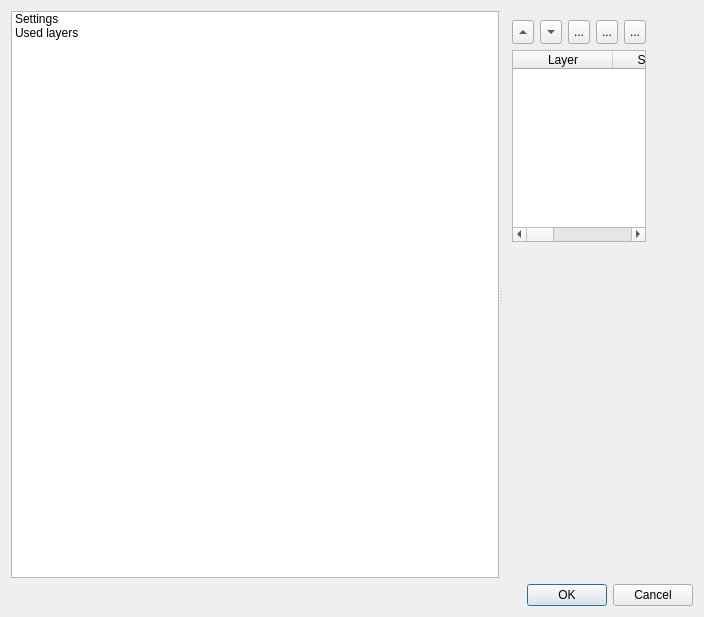
<?xml version="1.0" encoding="UTF-8"?>
<ui version="4.0">
 <class>Configuration</class>
 <widget class="QDialog" name="Configuration">
  <property name="geometry">
   <rect>
    <x>0</x>
    <y>0</y>
    <width>704</width>
    <height>617</height>
   </rect>
  </property>
  <property name="windowTitle">
   <string>Big Search :: configuration</string>
  </property>
  <layout class="QGridLayout" name="gridLayout">
   <item row="0" column="0">
    <widget class="QSplitter" name="splitter">
     <property name="orientation">
      <enum>Qt::Horizontal</enum>
     </property>
     <widget class="QListWidget" name="listWidget">
      <property name="styleSheet">
       <string notr="true">QListWidget { background-color: rgb(162, 170, 179);}
QListWidget::item { color: white; padding: 3px;}
QListWidget::item::selected {color: black; background-color:palette(Window);padding-right: 0px;};</string>
      </property>
      <item>
       <property name="text">
        <string>Settings</string>
       </property>
      </item>
      <item>
       <property name="text">
        <string>Used layers</string>
       </property>
      </item>
     </widget>
     <widget class="QWidget" name="widget" native="true">
      <widget class="QTableWidget" name="tableWidget">
       <property name="geometry">
        <rect>
         <x>9</x>
         <y>39</y>
         <width>134</width>
         <height>192</height>
        </rect>
       </property>
       <property name="selectionMode">
        <enum>QAbstractItemView::SingleSelection</enum>
       </property>
       <property name="selectionBehavior">
        <enum>QAbstractItemView::SelectRows</enum>
       </property>
       <attribute name="verticalHeaderVisible">
        <bool>false</bool>
       </attribute>
       <column>
        <property name="text">
         <string>Layer</string>
        </property>
       </column>
       <column>
        <property name="text">
         <string>Search in</string>
        </property>
       </column>
       <column>
        <property name="text">
         <string>Zoom to</string>
        </property>
       </column>
       <column>
        <property name="text">
         <string>Scale</string>
        </property>
       </column>
      </widget>
      <widget class="QToolButton" name="toolButton">
       <property name="geometry">
        <rect>
         <x>9</x>
         <y>9</y>
         <width>22</width>
         <height>24</height>
        </rect>
       </property>
       <property name="text">
        <string>...</string>
       </property>
       <property name="arrowType">
        <enum>Qt::UpArrow</enum>
       </property>
      </widget>
      <widget class="QToolButton" name="toolButton_2">
       <property name="geometry">
        <rect>
         <x>37</x>
         <y>9</y>
         <width>22</width>
         <height>24</height>
        </rect>
       </property>
       <property name="text">
        <string>...</string>
       </property>
       <property name="arrowType">
        <enum>Qt::DownArrow</enum>
       </property>
      </widget>
      <widget class="QToolButton" name="toolButton_3">
       <property name="geometry">
        <rect>
         <x>65</x>
         <y>9</y>
         <width>22</width>
         <height>24</height>
        </rect>
       </property>
       <property name="text">
        <string>...</string>
       </property>
       <property name="icon">
        <iconset resource="../resources.qrc">
         <normaloff>:/plugins/globalfinder/icons/add.svg</normaloff>:/plugins/globalfinder/icons/add.svg</iconset>
       </property>
      </widget>
      <widget class="QToolButton" name="toolButton_4">
       <property name="geometry">
        <rect>
         <x>93</x>
         <y>9</y>
         <width>22</width>
         <height>24</height>
        </rect>
       </property>
       <property name="text">
        <string>...</string>
       </property>
       <property name="icon">
        <iconset resource="../resources.qrc">
         <normaloff>:/plugins/globalfinder/icons/remove.svg</normaloff>:/plugins/globalfinder/icons/remove.svg</iconset>
       </property>
      </widget>
      <widget class="QToolButton" name="toolButton_5">
       <property name="geometry">
        <rect>
         <x>121</x>
         <y>9</y>
         <width>22</width>
         <height>24</height>
        </rect>
       </property>
       <property name="text">
        <string>...</string>
       </property>
       <property name="icon">
        <iconset resource="../resources.qrc">
         <normaloff>:/plugins/globalfinder/icons/edit.svg</normaloff>:/plugins/globalfinder/icons/edit.svg</iconset>
       </property>
      </widget>
     </widget>
    </widget>
   </item>
   <item row="1" column="0">
    <widget class="QDialogButtonBox" name="buttonBox">
     <property name="orientation">
      <enum>Qt::Horizontal</enum>
     </property>
     <property name="standardButtons">
      <set>QDialogButtonBox::Cancel|QDialogButtonBox::Ok</set>
     </property>
    </widget>
   </item>
  </layout>
 </widget>
 <resources>
  <include location="../resources.qrc"/>
 </resources>
 <connections>
  <connection>
   <sender>buttonBox</sender>
   <signal>accepted()</signal>
   <receiver>Configuration</receiver>
   <slot>accept()</slot>
   <hints>
    <hint type="sourcelabel">
     <x>248</x>
     <y>254</y>
    </hint>
    <hint type="destinationlabel">
     <x>157</x>
     <y>274</y>
    </hint>
   </hints>
  </connection>
  <connection>
   <sender>buttonBox</sender>
   <signal>rejected()</signal>
   <receiver>Configuration</receiver>
   <slot>reject()</slot>
   <hints>
    <hint type="sourcelabel">
     <x>316</x>
     <y>260</y>
    </hint>
    <hint type="destinationlabel">
     <x>286</x>
     <y>274</y>
    </hint>
   </hints>
  </connection>
 </connections>
</ui>
